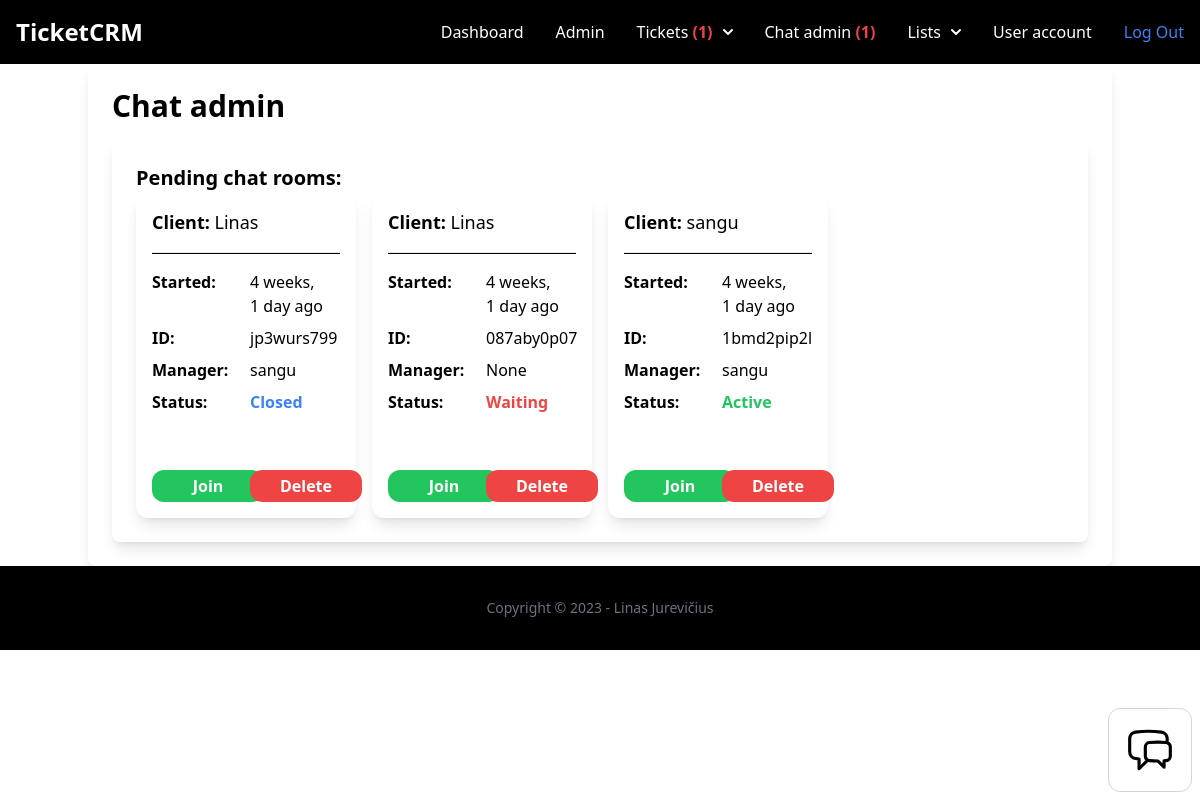
/chat-admin (signed in), run on an earlier commit of the app's database.
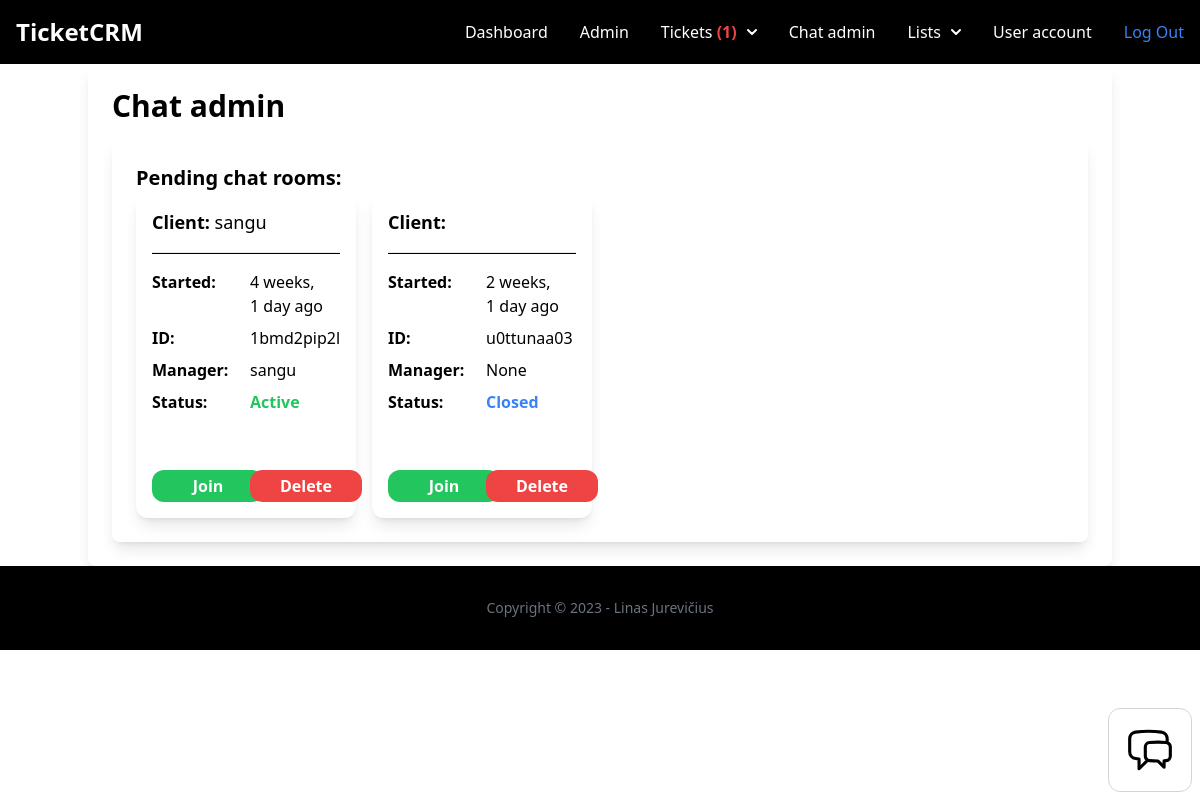
And on a later commit of the database.
### chat/models.py (models this page shows, shortened)
class Room(models.Model):
    ACTIVE = 'active'
    WAITING = 'waiting'
    CLOSED = 'closed'
    CHOICES_STATUS = (
        (ACTIVE, 'Active'),
        (WAITING, 'Waiting'),
        (CLOSED, 'Closed'),
    )
    uuid = models.CharField(max_length=255)
    chat_user = models.CharField(max_length=255)
    agent = models.ForeignKey(User, related_name='rooms', blank=True, null=True, on_delete=models.SET_NULL)
    messages = models.ManyToManyField(Message, blank=True)
    url = models.CharField(max_length=255, blank=True, null=True)
    status = models.CharField(max_length=15, choices=CHOICES_STATUS, default=WAITING)
    created_at = models.DateTimeField(auto_now_add=True)
    class Meta:
        ordering = ('created_at',)

### user/models.py (models this page shows)
class User(AbstractUser):
    phone = models.TextField(blank=True, null=True)
    is_customer = models.BooleanField(default=True)
    is_manager = models.BooleanField(default=False)

### chat/views.py (the view)
# urls.py: path('chat-admin', views.chat_admin, name='admin'),
@login_required
def chat_admin(request):
    rooms = Room.objects.all()
    users = User.objects.all()
    return render(request, 'chat/admin.html', {
        'rooms': rooms,
        'users': users,
    })

### chat/context_processors.py (called while the page is built)
def chat_waiting(request):
    waiting_chat = Room.objects.filter(status='waiting')
    return {'waiting_chat': waiting_chat}

### team/context_processors.py (called while the page is built)
def active_team(request):
    if request.user.is_authenticated:
        if request.user.userprofile.active_team:
            active_team = request.user.userprofile.active_team
        else:
            active_team = Team.objects.filter(created_by=request.user)[0]
    else:
        active_team = None
    return {'active_team': active_team}

### ticket/context_processors.py (called while the page is built)
def pending_tickets(request):
    pending_tickets = 0
    if request.user.is_authenticated:
        if request.user.is_manager:
            pending_tickets = Ticket.objects.filter(status='pending')
        else:
            pending_tickets = pending_tickets
    else:
        pending_tickets = pending_tickets
    return {'pending_tickets': pending_tickets}

def workspace_tickets(request):
    if request.user.is_authenticated:
        workspace_tickets = Ticket.objects.filter(assign_to=request.user, is_resolved=False)
    else:
        workspace_tickets = 0
    return {'workspace_tickets': workspace_tickets}

### chat/templates/chat/admin.html (shortened to what this page needs)
{% extends 'app/base.html'  %}
{% block content %}
<div class="container mx-auto shadow-lg rounded-lg py-6 px-6">
    <h1 class="mb-4 font-semibold text-3xl">Chat admin</h1>
    <div class="container mx-auto shadow-lg rounded-lg py-6 px-6">
        <h1 class="text-xl font-semibold">Pending chat rooms:</h1>
        <div class="grid md:grid-cols-4 gap-4">
            {% for room in rooms %}
            <div class="p-4 rounded-xl bg-white shadow-lg rounded-lg">
                <h3 class="mb-4 text-lg"><b>Client: </b>{{ room.chat_user }}</h3>
                <hr class="my-4 h-0.5 bg-black">
                <div class="grid md:grid-cols-2 gap-2">
                    <p class="font-semibold">Started: </p>{{ room.created_at|timesince }} ago<br>
                    <p class="font-semibold">ID: </p>{{ room.uuid }}<br>
                    <p class="font-semibold">Manager: </p>{% firstof room.agent.username 'None' %}<br>
                    <p class="font-semibold">Status: </p>
                    {% if room.status == 'waiting' %}
                    <span class="font-semibold text-red-500">
                        {{ room.get_status_display }}
                    </span><br>
                    {% elif room.status == 'active' %}
                    <span class="font-semibold text-green-500">
                        {{ room.get_status_display }}
                    </span><br>
                    {% elif room.status == 'closed' %}
                    <span class="font-semibold text-blue-500">
                        {{ room.get_status_display }}
                    </span><br>
                    {% endif %}
                </div>
                <br />
                <div class="grid md:grid-cols-2 gap-2">
                    <div><a href="{% url 'chat:room' room.uuid %}" class="inline-block w-28 text-center py-1 px-6 bg-green-500 rounded-xl font-semibold text-white">Join</a></div>
                    <div class="text-right"><a href="{% url 'chat:delete' room.uuid %}" class="inline-block w-28 text-center py-1 px-6 bg-red-500 rounded-xl font-semibold text-white">Delete</a></div>
                </div>
                </div>
                {% empty %}
                <p>You have no chat rooms</p>
                {% endfor %}
            </div>
    </div>
    </div>
    {% endblock %}

### app/templates/app/base.html (shortened to what this page needs)
{% load static %}
<!doctype html>
<html lang="en">
<head>
    <link rel="stylesheet" type="text/css" href="{% static 'src/output.css' %}">
    <script src="https://cdn.tailwindcss.com"></script>
</head>
<body>
    <nav class="bg-black border-gray-200 dark:bg-black dark:border-gray-700">
        <div class="max-w-screen-xl flex flex-wrap items-center justify-between mx-auto p-4">
            <a href="/" class="flex items-center">
                <span class="self-center text-2xl font-semibold whitespace-nowrap text-white">TicketCRM</span>
            </a>
            <div class="hidden w-full md:block md:w-auto" id="navbar-multi-level">
                <ul class="flex flex-col font-medium p-4 md:p-0 mt-4 border border-gray-100 rounded-lg bg-black md:flex-row md:space-x-8 md:mt-0 md:border-0 md:bg-black bg-gray-800 md:bg-black dark:border-gray-700 text-white">
                    <li>
                        <a href="{% url 'dashboard:index' %}" class="block py-2 pl-3 pr-4 text-white rounded hover:bg-gray-100 md:hover:bg-transparent md:border-0 md:hover:text-blue-700 md:p-0 dark:text-white md:dark:hover:text-blue-500 dark:hover:bg-gray-700 dark:hover:text-white md:dark:hover:bg-transparent">Dashboard</a>
                    </li>
                    {% if request.user.is_superuser %}
                    <li>
                        <a href="/admin" class="block py-2 pl-3 pr-4 text-white rounded hover:bg-gray-100 md:hover:bg-transparent md:border-0 md:hover:text-blue-700 md:p-0 dark:text-white md:dark:hover:text-blue-500 dark:hover:bg-gray-700 dark:hover:text-white md:dark:hover:bg-transparent">Admin</a>
                    </li>
                    {% endif %}
                    {% if request.user.is_authenticated %}
                    {% if request.user.is_manager %}
                    <li>
                        <button id="dropdownNavbrLink" data-dropdown-toggle="dropdownNavbar" class="flex items-center justify-between w-full py-2 pl-3 pr-4  text-gray-700 border-b border-gray-100 hover:bg-gray-50 md:hover:bg-transparent md:border-0 md:hover:text-blue-700 md:p-0 md:w-auto text-white md:dark:hover:text-blue-500 dark:focus:text-white dark:border-gray-700 dark:hover:bg-gray-700 md:dark:hover:bg-transparent">
                            Tickets&nbsp; {% if pending_tickets.count > 0 %} <span class="text-red-500 font-bold"> ({{ pending_tickets.count }}) {% endif %}</span><svg class="w-2.5 h-2.5 ml-2.5" aria-hidden="true" xmlns="http://www.w3.org/2000/svg" fill="none" viewBox="0 0 10 6">
                                <path stroke="currentColor" stroke-linecap="round" stroke-linejoin="round" stroke-width="2" d="m1 1 4 4 4-4" />
                            </svg>
                        </button>
                    </li>
                    {% endif %}
                    {% endif %}
                    {% if request.user.is_manager %}
                    <li>
                        <a href="{% url 'chat:admin' %}" class="block py-2 pl-3 pr-4 text-white rounded hover:bg-gray-100 md:hover:bg-transparent md:border-0 md:hover:text-blue-700 md:p-0 dark:text-white md:dark:hover:text-blue-500 dark:hover:bg-gray-700 dark:hover:text-white md:dark:hover:bg-transparent">Chat admin {% if waiting_chat.count > 0 %} <span class="text-red-500 font-bold">({{ waiting_chat.count }}) {% endif %}</span></a>
                    </li>
                    <li>
                        <button id="dropdownNavbarLink" data-dropdown-toggle="dropdownNavbar_lists" class="flex items-center justify-between w-full py-2 pl-3 pr-4  text-white border-b border-gray-100 hover:bg-gray-50 md:hover:bg-transparent md:border-0 md:hover:text-blue-700 md:p-0 md:w-auto dark:text-white md:dark:hover:text-blue-500 dark:focus:text-white dark:border-gray-700 dark:hover:bg-gray-700 md:dark:hover:bg-transparent">
                            Lists <svg class="w-2.5 h-2.5 ml-2.5" aria-hidden="true" xmlns="http://www.w3.org/2000/svg" fill="none" viewBox="0 0 10 6">
                                <path stroke="currentColor" stroke-linecap="round" stroke-linejoin="round" stroke-width="2" d="m1 1 4 4 4-4" />
                            </svg>
                        </button>
                    </li>
                    {% endif %}
                    {% if request.user.is_authenticated %}
                    <li>
                        <a href="{% url 'userprofile:user_account' %}" class="block py-2 pl-3 pr-4 text-white rounded hover:bg-gray-100 md:hover:bg-transparent md:border-0 md:hover:text-blue-700 md:p-0 dark:text-white md:dark:hover:text-blue-500 dark:hover:bg-gray-700 dark:hover:text-white md:dark:hover:bg-transparent">User account</a>
                    </li>
                    {% endif %}
                    {% if request.user.is_authenticated %}
                    <li>
                        <a href="{% url 'logout' %}" class="block py-2 pl-3 pr-4 text-white bg-blue-700 rounded md:bg-transparent md:text-blue-500 md:p-0 md:dark:text-blue-400 dark:bg-blue-600 md:dark:bg-transparent" aria-current="page">Log Out</a>
                    </li>
                    {% endif %}
                </ul>
            </div>
        </div>
    </nav>
    {% block content %}
    {% endblock%}
    {% include 'chat/chat_bubble.html' %}
    <footer class="bg-black">
        <div class="w-full max-w-screen-xl mx-auto p-4 md:py-8">
            <span class="block text-sm text-gray-500 sm:text-center dark:text-gray-400">Copyright © 2023 - Linas Jurevičius</span>
        </div>
    </footer>
    <footer class="py-3 my-4">
    </footer>
</body>
</html>

### chat/templates/chat/chat_bubble.html (shortened to what this page needs)
<div id="chat" class="max-w-[300px] fixed right-2 bottom-2 p-4 bg-white border border-gray-300 rounded-xl">
    <div id="chat_icon">
        <button id="chat_open" class="w-[50px] flex items-center" title = "Open_chat">
        </button>
    </div>
</div>

What changed in the data, as far as the page shows it:
removed Room: chat_user "Linas", created_at "4 weeks, 1 day", uuid "jp3wurs799", agent.username "sangu", status "Closed"
removed Room: chat_user "Linas", created_at "4 weeks, 1 day", uuid "087aby0p07", agent "None", status "Waiting"
added Room: created_at "2 weeks, 1 day", uuid "u0ttunaa03", agent "None", status "Closed"
Also different on the page:
{{ waiting_chat.count }}: "1" → (not shown)
